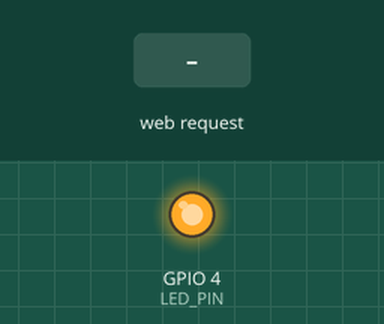
Simulated run of this sketch. Board: ESP32. On the bench: output pins drawn as LEDs (lit = HIGH). Inputs (shaded band) come from the test bench. WiFi joins after 1.5 s; servers stay silent unless stated; what the sketch prints to the serial monitor is not drawn.

Above: at 2.6 s.
At 4.2 s:
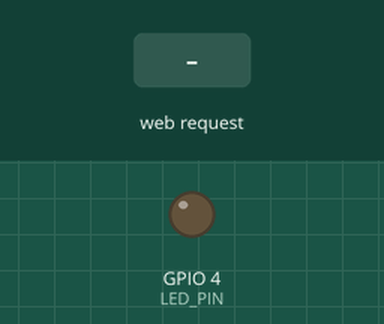
4.3 s: HTTP request GET /L_on received
5.8 s: HTTP request GET /L_off received
Timing chart, 0 to 8.8 s (numbered marks = the images above; inputs shaded):
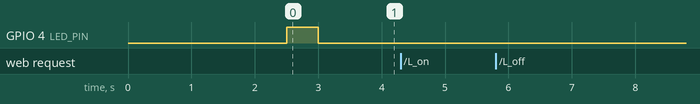

The sketch:

Trasmissione_comandi.ino
```cpp
#include <WiFi.h>
#include <WiFi.h>
#include <esp_system.h>  // Include la libreria per il reset software

#define LED_PIN 4  // Pin del LED (usualmente GPIO 4 sulla ESP32-CAM)

// Configurazione Wi-Fi
const char* ssid = "Vestri_Router"; // Inserisci il nome della tua rete Wi-Fi
const char* password = "Parigi1994!!"; // Inserisci la password della rete

WiFiServer server(5678); // Porta del server TCP

void setup() {
  // Configura la comunicazione seriale
  delay(1000);
  Serial.begin(115200); // Debug seriale

  pinMode(LED_PIN, OUTPUT);  // Configura il pin del LED
  digitalWrite(LED_PIN, LOW); // Assicura che il LED sia spento all'avvio

  // Controlla lo stato del reset
  if (esp_reset_reason() == ESP_RST_POWERON) {
    Serial.println("Avvio normale.");
  } else {
    Serial.printf("Motivo del reset: %d\n", esp_reset_reason());
  }

  // Connessione al Wi-Fi
  WiFi.begin(ssid, password);
  unsigned long startAttemptTime = millis();

  while (WiFi.status() != WL_CONNECTED && millis() - startAttemptTime < 10000) { // Timeout 10s
    delay(500);
    Serial.print(".");
  }

  if (WiFi.status() != WL_CONNECTED) {
    Serial.println("Connessione Wi-Fi fallita, riavvio...");
    delay(2000);
    esp_restart();  // Esegui un reset software
  }

  digitalWrite(LED_PIN, HIGH); // Indica che la connessione è avvenuta
  delay(500);
  digitalWrite(LED_PIN, LOW);

  // Avvia il server TCP
  server.begin();
}

void loop() {
  // Controlla se ci sono client connessi
  WiFiClient client = server.available();
  if (client) {
    while (client.connected()) {
      // Leggi i dati dal client
      if (client.available()) {
        String comando = client.readStringUntil('\n');
        comando.trim(); // Rimuove eventuali spazi o newline
        if (comando=="L_on"){
          digitalWrite(LED_PIN, HIGH); // Indica che la connessione è avvenuta
          delay(5);
        }else if (comando=="L_off"){
          digitalWrite(LED_PIN, LOW); // Indica che la connessione è avvenuta
          delay(5);
        }else{
          Serial.println(comando);
          delay(5);
        }
      }
    }
    client.stop();
  }
}
```

Measured:
- after the input at 4.3 s, every drawn part: stays the same
- after the input at 5.8 s, every drawn part: stays the same
